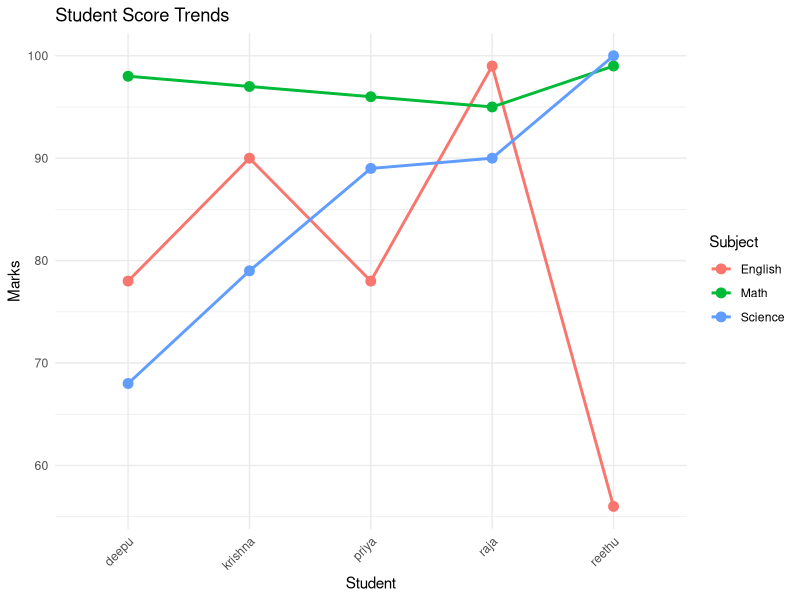

Generate this figure with R:
library(tidyr)
library(ggplot2)

students <- data.frame(
  Student = c("reethu", "deepu", "krishna", "priya", "raja"),
  Math = c(99, 98, 97, 96, 95),
  Science = c(100, 68, 79, 89, 90),
  English = c(56, 78, 90, 78, 99),
  Hours = c(1, 2, 3, 4, 5)
)

head(students)

long_df <- pivot_longer(
  students,
  cols = c(Math, Science, English),
  names_to = "Subject",
  values_to = "Score"
)

ggplot(long_df, aes(x = Student, y = Score,
                    color = Subject, group = Subject)) +
  geom_line(linewidth = 1) +
  geom_point(size = 3) +
  theme_minimal() +
  labs(
    title = "Student Score Trends",
    x = "Student",
    y = "Marks"
  ) +
  theme(
    axis.text.x = element_text(angle = 45, hjust = 1)
  )
